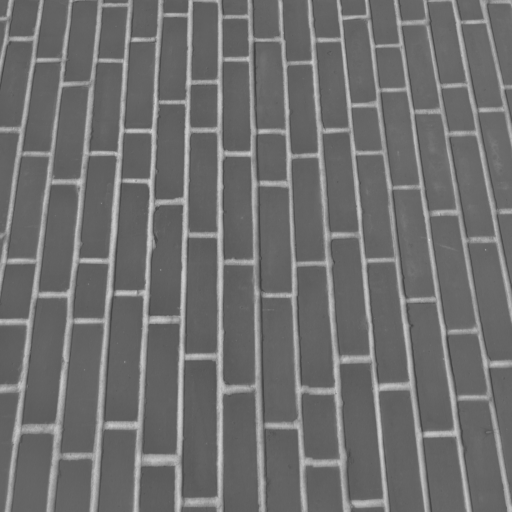
#> input picture skimage.data.brick(), 512 x 512 px
$ python lbp.py
#> lines starting #> are read from the running program, lines starting #| are printed output that depends on the picture; after the words box and inside, x2 and y2 are one past the last pixel; in counts of white or black regions, pixels touching at a corner belong together
### Librerie/MyLibrary.py
#!/usr/bin/env python3
# -*- coding: utf-8 -*-
"""
Created on Tue Apr 23 17:28:44 2024

@author: luketto
"""

import numpy as np              # importa Numpy
import matplotlib.pyplot as plt # importa Matplotlib
import scipy.ndimage as ndi     # importa Scipy per le immagini
import skimage.io as io         # importa il modulo Input/Output di SK-Imagex
import skimage.exposure as ex
from skimage.feature import local_binary_pattern

def leggiJPG(nomefile):
    x = np.float64(io.imread(nomefile))
    #plt.figure()
    #plt.imshow(x, clim = None, cmap = "gray")
    return x

# [11 lines left out: functions leggiRAW, showImage, not called in this run]

def showTwoImages(nomeImmagine1, nomeImmagine2, descrizione1, descrizione2):
    plt.figure()
    plt.subplot(1,2,1)
    plt.imshow(nomeImmagine1, clim=None, cmap="gray")
    plt.title(descrizione1)
    plt.subplot(1,2,2)
    plt.imshow(nomeImmagine2, clim=None, cmap="gray");
    plt.title(descrizione2)

# [63 lines left out: functions show_three_images, show_histogram, extract_feature, glob_equaliz, loc_equaliz, smooth and 2 more, not called in this run]

def rgb2cmy(x):
    y = 1.0 - x
    return y

# [102 lines left out: functions rgb2cmyk, fourier_transform, graph, gaussLPF, rgb_to_hsi, hsi_to_rgb, not called in this run]


# [9 lines of commented-out code are left out]

### Ex6/Script/lbp.py
#!/usr/bin/env python3
# -*- coding: utf-8 -*-
"""
Created on Wed May 15 23:48:02 2024

@author: luketto
"""

import sys
sys.path.append('/Users/luketto/Desktop/II Semestre IV Anno/ESM/Esercizi/Librerie')
import MyLibrary as ml
import bitop as bit
import numpy as np              # importa Numpy
import matplotlib.pyplot as plt # importa Matplotlib
import scipy.ndimage as ndi     # importa Scipy per le immagini
import skimage.io as io         # importa il modulo Input/Output di SK-Imagex
import skimage.exposure as ex
import skimage.color as col
import skimage.data as data
import scipy.ndimage as ndi
from skimage.feature import local_binary_pattern

P = 8; R = 1; model = "uniform"

def extract_feature(x):
    y = local_binary_pattern(x, P, R, model)
    n, b = np.histogram(y, np.arange(np.max(y)+2))
    return n

x = np.float64(data.brick())

h0 = np.array([[1,0,0],[0,-1,0],[0,0,0]], dtype=np.float64)
h1 = np.array([[0,1,0],[0,-1,0],[0,0,0]], dtype=np.float64)
h2 = np.array([[0,0,1],[0,-1,0],[0,0,0]], dtype=np.float64)
h3 = np.array([[0,0,0],[0,-1,1],[0,0,0]], dtype=np.float64)
h4 = np.array([[0,0,0],[0,-1,0],[0,0,1]], dtype=np.float64)
h5 = np.array([[0,0,0],[0,-1,0],[0,1,0]], dtype=np.float64)
h6 = np.array([[0,0,0],[0,-1,0],[1,0,0]], dtype=np.float64)
h7 = np.array([[0,0,0],[1,-1,0],[0,0,0]], dtype=np.float64)

h = np.array([h0, h1, h2, h3, h4, h5, h6, h7])

b = []
y = 0

for i in range(h.shape[0]):
    b.append(ndi.correlate(x, h[i]) >= 0)
    y += b[i]*(2**i)
#> this loop made 8 passes
#> pass 1, `y += b[i]*(2**i)`:
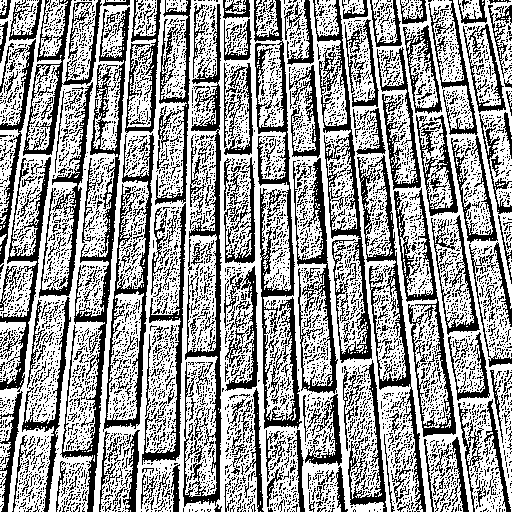
#> y: shape (512, 512) int64; values 0 (black) and 1 (white), 60.7% white; 6341 black regions (5968 under 20 px), largest, box (x1, y1, x2, y2) and area: (60, 7, 130, 512) 4751, (254, 0, 302, 429) 4628, (183, 4, 222, 507) 4308
#> pass 2, `y += b[i]*(2**i)`:
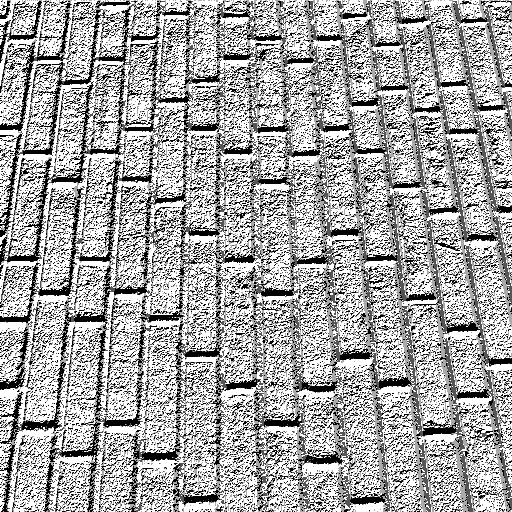
#> y: shape (512, 512) int64; min 0, max 3, mean 1.96; drawn with min black and max white
#> pass 3, `y += b[i]*(2**i)`:
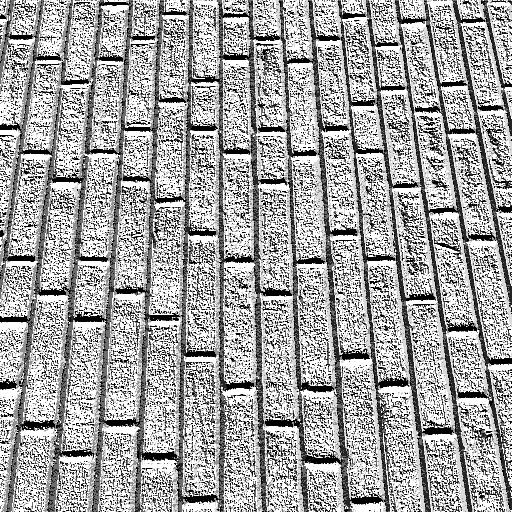
#> y: shape (512, 512) int64; min 0, max 7, mean 4.51; drawn with min black and max white
#> after the loop:
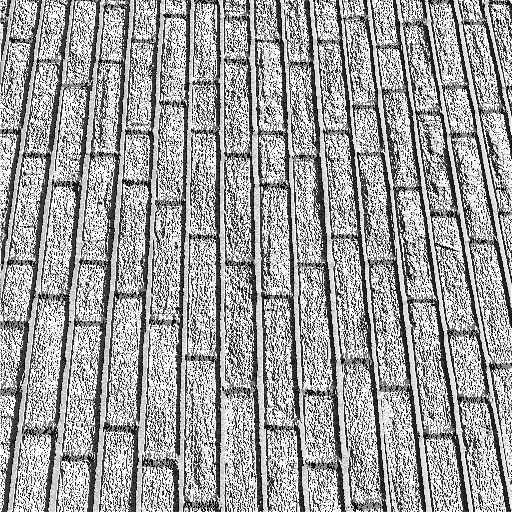
#> y: shape (512, 512) int64; min 0, max 255, mean 159.7
#> after the loop, b = 8 items

ml.showTwoImages(x, y, "originale", "LBP")

# le patch uniformi sono quelle con tutti 1 o 0, cioè di valore in stringa di bit sono
# quelle con 255 e 0
mappa_uniformi = (y == 0) | (y == 255)
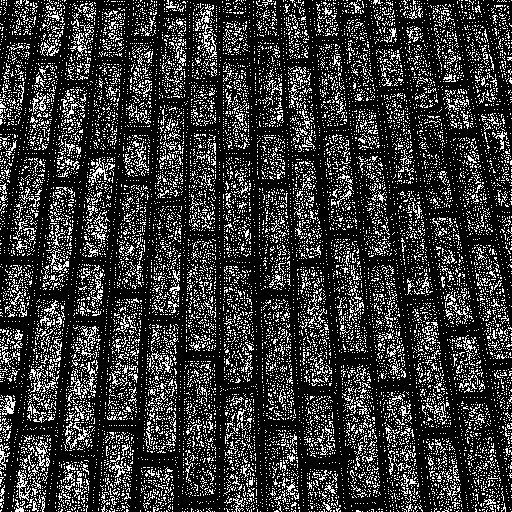
#> mappa_uniformi: shape (512, 512) bool; 21.2% white in thin lines or dots

ml.showTwoImages(x, mappa_uniformi, "Originale", "Mappa zone uniformi")

# Facciamo adesso un esperimento e usiamo LBP per discriminare differenti
# tessiture e confrontiamo gli isto- grammi. Possiamo determinate il tipo di
# tessiture (mattoni, erba o ghiaia) delle immagini img1.jpg, img2.jpg e
# img3.jpg in base alle distanze SAD (somma delle differenze assolute) degli
# istogrammi ottenuti dall’immagine dei descrittori locali LBP rispetto agli
# istogrammi delle immagini brick.png, grass.png e gravel.png.

brick = ml.leggiJPG("brick.png")
#> (the run stopped early here; a loop or call above may not have finished)
